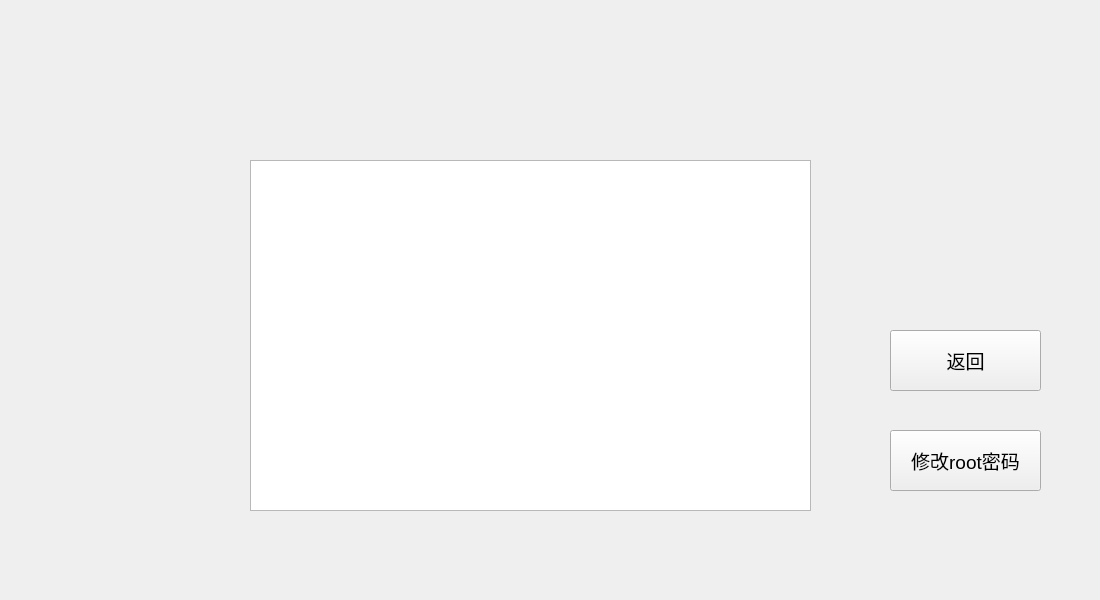
<?xml version="1.0" encoding="UTF-8"?>
<ui version="4.0">
 <class>csv</class>
 <widget class="QWidget" name="csv">
  <property name="geometry">
   <rect>
    <x>0</x>
    <y>0</y>
    <width>1100</width>
    <height>600</height>
   </rect>
  </property>
  <property name="minimumSize">
   <size>
    <width>1100</width>
    <height>600</height>
   </size>
  </property>
  <property name="maximumSize">
   <size>
    <width>1100</width>
    <height>600</height>
   </size>
  </property>
  <property name="windowTitle">
   <string>Form</string>
  </property>
  <widget class="QLabel" name="label">
   <property name="geometry">
    <rect>
     <x>0</x>
     <y>0</y>
     <width>1101</width>
     <height>601</height>
    </rect>
   </property>
   <property name="styleSheet">
    <string notr="true">background-image: url(:/images/resource/background.png);</string>
   </property>
   <property name="text">
    <string/>
   </property>
  </widget>
  <widget class="QTableView" name="tableView">
   <property name="geometry">
    <rect>
     <x>250</x>
     <y>160</y>
     <width>561</width>
     <height>351</height>
    </rect>
   </property>
   <property name="styleSheet">
    <string notr="true">background-image: url(:/images/resource/write.jpg);</string>
   </property>
  </widget>
  <widget class="QLabel" name="label_2">
   <property name="geometry">
    <rect>
     <x>250</x>
     <y>160</y>
     <width>561</width>
     <height>351</height>
    </rect>
   </property>
   <property name="styleSheet">
    <string notr="true">background-image: url(:/images/resource/write.jpg);</string>
   </property>
   <property name="text">
    <string/>
   </property>
  </widget>
  <widget class="QPushButton" name="back">
   <property name="geometry">
    <rect>
     <x>890</x>
     <y>330</y>
     <width>151</width>
     <height>61</height>
    </rect>
   </property>
   <property name="font">
    <font>
     <family>Arial</family>
     <pointsize>14</pointsize>
    </font>
   </property>
   <property name="text">
    <string>返回</string>
   </property>
  </widget>
  <widget class="QPushButton" name="change">
   <property name="geometry">
    <rect>
     <x>890</x>
     <y>430</y>
     <width>151</width>
     <height>61</height>
    </rect>
   </property>
   <property name="font">
    <font>
     <family>Arial</family>
     <pointsize>14</pointsize>
    </font>
   </property>
   <property name="text">
    <string>修改root密码</string>
   </property>
  </widget>
 </widget>
 <resources>
  <include location="../one_class/picture.qrc"/>
 </resources>
 <connections/>
</ui>
